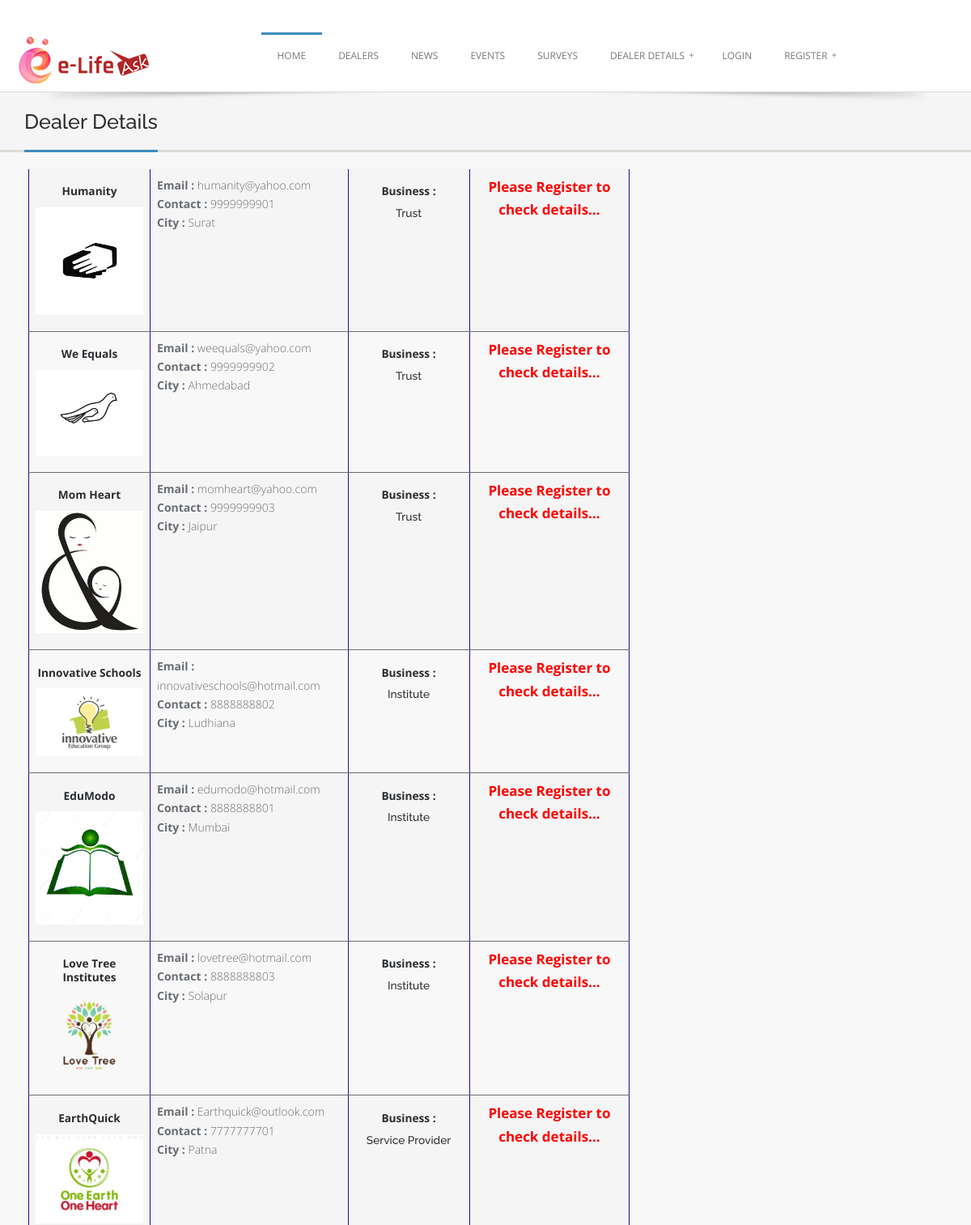
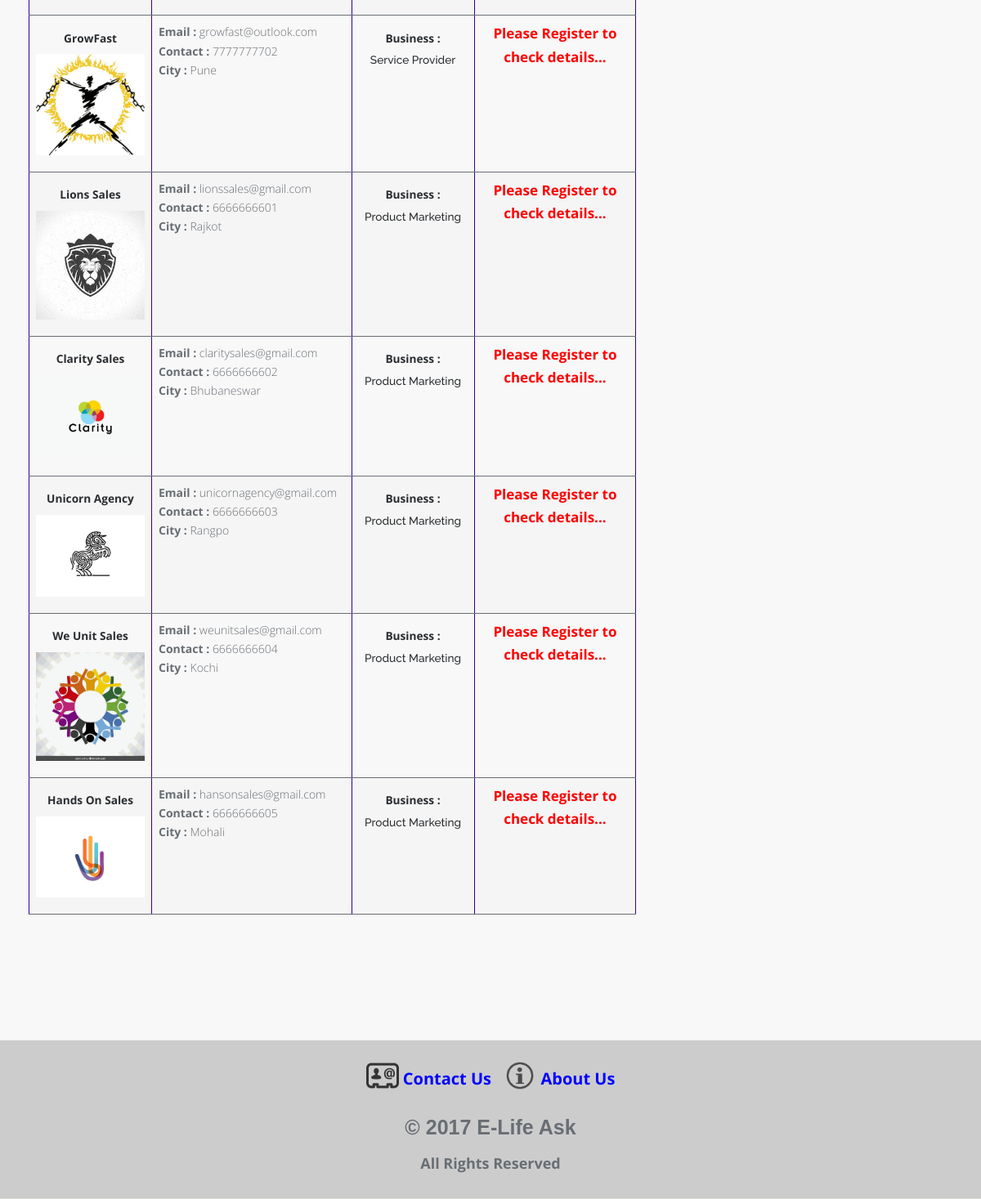
The page /Visitor/visitor_profile_of_dealers.php on the database its author committed (2 pictures, top to bottom).
### tables this page shows
CREATE TABLE `tbl_dealer` (
  `dealer_id` int(11) NOT NULL,
  `dealer_first_name` varchar(25) NOT NULL,
  `dealer_last_name` varchar(25) NOT NULL,
  `company_name` varchar(200) NOT NULL,
  `dealer_email` varchar(30) NOT NULL,
  `dealer_password` varchar(15) NOT NULL,
  `dealer_mobile_no` varchar(13) NOT NULL,
  `designation` varchar(30) NOT NULL,
  `city_id` int(11) DEFAULT NULL,
  `pin_code` varchar(10) NOT NULL,
  `dealer_address` varchar(200) NOT NULL,
  `dealer_details` varchar(5000) NOT NULL,
  `dealer_photo` varchar(500) NOT NULL,
  `web_url` varchar(200) DEFAULT NULL,
  `JOD` date NOT NULL,
  `business_type` varchar(20) NOT NULL,
  `dealer_proof_1` varchar(500) NOT NULL,
  `dealer_proof_2` varchar(500) NOT NULL,
  `dealer_status` int(11) NOT NULL,
  `dealer_trial_plan_status` int(11) NOT NULL
);

CREATE TABLE `tbl_city` (
  `city_id` int(11) NOT NULL,
  `city_name` varchar(30) NOT NULL,
  `state_id` int(11) DEFAULT NULL,
  `city_status` int(11) NOT NULL
);

### Visitor/visitor_profile_of_dealers.php (the view, shortened to what this page needs)
<!doctype html>
<html class="no-js" lang="en">
	<head>
	<link rel="stylesheet" href="css/font-awesome.css">
	<link href="assets/css/bootstrap.css" rel="stylesheet">
	<link rel="stylesheet" href="style.css">
	<link rel="stylesheet" href="css/colors.css">
	<link rel="stylesheet" href="layerslider/css/layerslider.css" type="text/css">
  </head>
<body>
<?php
	include "header.php";
?>
	<section class="post-wrapper-top">
    	<div class="container">
            <div class="post-wrapper-top-shadow">
                <span class="s1"></span>
            </div>
            <div class="col-lg-6 col-md-6 col-sm-6 col-xs-12">
                <h2>Dealer Details</h2>
            </div>
        </div>
	</section>
        	<div class="content clearfix">
            	<div class="col-lg-8 col-md-8 col-sm-8 col-xs-12" style="widtd:100%;overflow:auto">
				<form metdod="post">
                <table border="1" class="table table-striped" data-effect="fade" style="border:#330099 solid 1px;">
                  <tbody>
				    <?php
					$select = "select * from Tbl_dealer where dealer_status = 1";
					$query = mysql_query($select);
					while($row = mysql_fetch_array($query))
					{
					?>
				<tr>
				  <td style="width:150px">
					  <h6 align="center"> <b> <?php echo $row['company_name']; ?> </b> </h6> <p>
					  <img src="../User-Dealer/<?php echo $row['dealer_photo']; ?>" height="50px" widtd="50px">
				</td>
				  <td>
					  <b> Email : </b><?php echo $row['dealer_email']; ?> <br>
					  <b> Contact : </b><?php echo $row['dealer_mobile_no']; ?> <br>
				<?php
					$select1 = "select * from Tbl_city where city_id = '$row[city_id]'";
					 $query1 = mysql_query($select1);
					$rowcity = mysql_fetch_array($query1);
				  ?>
					  <b> City : </b><?php echo $rowcity['city_name']; ?>
				  </td>
				  <td style="width:150px">
						<h6 align="center"> <b> Business : </b> </h6> <h6 align="center"> <?php echo $row['business_type']; ?></h6>
				  </td>
				  <td>
				  <div align="center">
					<?php
						$sel_follow = mysql_query("select * from tbl_follow_block where user_id = '$_SESSION[user_id]' and dealer_id = '$row[dealer_id]'");
						$f = mysql_fetch_array($sel_follow);
								if($f['block_status']==0)
								{ ?>
							<b style="font-size:17px;"><a href="../User-Dealer/register_user.php"><font color="#FF0000">Please Register to check details...</font></a></b> <?php
								}?> <br>
					 </div>
				  </td>
			    </tr>
					<?php } ?>
                  </tbody>
                </table>
				</form>
				</div>
            </div>
<?php
	include "footer.php";
?>
	</body>
</html>

### Visitor/header.php (shortened to what this page needs)
<header class="header">
    	<div class="container">
        	<div class="site-header clearfix">
                <div class="col-lg-3 col-md-3 col-sm-12 title-area pull-left">
                    <div class="site-title" id="title">
                        <a href="../index.php" title="">
                            <img src="../User-Dealer/images/logo.gif" alt="">
                        </a>
                    </div>
                </div>
                <div class="col-lg-9 col-md-12 col-sm-12">
                   <div id="nav">
                        <div class="container clearfix">
						  <ul id="jetmenu" class="jetmenu blue">
                            <li class="active"><a href="visitor_index.php">Home</a>
                            </li>
                            <li><a href="visitor_profile_of_dealers.php">Dealers</a></li>
                            <li><a href="visitor_all_news.php">News</a>
                            </li>
                            <li><a href="visitor_all_events.php">Events</a>
                            </li>
                            <li><a href="visitor_all_survey.php">Surveys</a>
                            <li><a href="#">Dealer Details</a>
                            </li>
                            <li><a href="../User-Dealer/login.php">Login</a>
                            </li>
							<li><a href="#">Register</a>
                            </li>
                        </ul>
                        </div>
                    </div>
                </div>
            </div>
    	</div>
    </header>

### Visitor/footer.php (shortened to what this page needs)
<br /><br />
<footer class="header" style="background:#CCCCCC;text-align:center">
<hr />
    	<div class="container" style="font-weight:bold;font-size:20px">
        	<a href="contact_us.php" style="color:#0000FF"><img src="../User-Dealer/images/contact.png" width="40px" width="40px"> Contact Us</a>
        	<a href="about_us.php" style="margin-left:10px;color:#0000FF"><img src="../User-Dealer/images/about.png" width="40px" width="40px"> About Us</a>
    	</div>
<br />
		<div style="font-weight:bold;font-size:25px;font-family:Geneva, Arial, Helvetica, sans-serif">
			&copy; 2017 E-Life Ask
			<br /><font size="4">All Rights Reserved</font>
		</div>
<br />
</footer>

### Visitor/style.css (style rules this page uses)
* { margin: 0; padding: 0px; font-family: "Open Sans"; }
body { background: #f8f8f8; margin: 0; height: 100%; z-index: 1000; color: #696E74; }
p { padding: 0; margin-bottom: 12px; font-family: "Open Sans" !important; font-weight: 300; font-size: 14px; line-height: 24px; color: #696E74; margin-top: 10px; }
html { overflow-x: hidden; overflow-y: auto; }
html, body { height: 100%; }
img { height: auto; max-width: 100%; }
*, *:after, *:before { -webkit-box-sizing: border-box; -moz-box-sizing: border-box; box-sizing: border-box; padding: 0; margin: 0; }
a { padding: 0; margin: 0; text-decoration: none; -webkit-transition: background-color .4s linear, color .4s linear; -moz-transition: background-color .4s linear, color .4s linear; -o-transition: background-color .4s linear, color .4s linear; -ms-transition: background-color .4s linear, color .4s linear; transition: background-color .4s linear, color .4s linear; }
a img { border: none; vertical-align: bottom; }
p, pre, ul, ol, dl, dd, blockquote, address, fieldset, form, { margin-bottom: 20px; }
a img { border: none; }
ul, ol, dl { margin-left: 30px; }
ul, ol, dl { margin-bottom: 1.25em; font-family: inherit; }
ul, ol { margin-left: 0; }
section::before, section::after { position: absolute; content: ''; pointer-post-wraps: none; }
.marketplace-top-shadow, .post-wrapper-top-shadow { width:100%; position:relative; z-index:1000; }
.marketplace-top-shadow .s1, .post-wrapper-top-shadow .s1 { background:url(images/shadow.png) center no-repeat; height:31px; margin:0 auto; bottom:-18px; width:100%; position:absolute; left:0; }
.post-wrapper-top { background-color: #F5F5F5; bottom: 0; left: 0; right: 0; top: 0; z-index: 0; border-bottom: 3px solid #DCDBD7; margin-bottom: 0; padding:0; position: relative; text-align: left; }
.post-wrapper-top h2 { border-bottom: 3px solid #fff; display: inline-block; font-weight:500; font-size:1.8em; padding: 0 0 20px; color:#2B2E31; position: relative; margin-bottom:-3px; }
.header { background:#ffffff; display:block; border-bottom:1px solid #DCDBD7; position:relative; z-index: 99; }
.site-header { padding:40px 0 0; }
.title-area { padding:0; display:block; position:relative; overflow:hidden; }
#nav { margin-top:0; }
.effect-fade { opacity: 0; }
.effect-fade.in { opacity: 1; }
.content { padding:20px 20px 60px 20px; }

### Visitor/css/colors.css (style rules this page uses)
.pagination > li > a:hover, .pagination > li > span:hover, .pagination > li > a:focus, .pagination > li > span:focus, .list-group-item.active, .list-group-item.active:hover, .list-group-item.active:focus, .panel-primary > .panel-heading, .breadcrumb, blockquote, blockquote.pull-right, .nav .open > a, .nav .open > a:hover, .nav .open > a:focus, .form-control:focus, .nav .open > a, .nav .open > a:hover, a.thumbnail:hover, .nav-tabs.nav-stacked > li > a, .owl-carousel .item a div span, a.thumbnail:focus, .post-wrapper-top h2, .nav .open > a:focus, #volume, .title:before, .post-meta a:hover, .title:after { border-color:#3C8DBC }
.panel-primary > .panel-heading + .panel-collapse .panel-body, .nav .caret, .blue > li:hover > a, .blue > li.active > a, .top-bar-section .dropdown, .top-bar-section .has-dropdown > a:after { border-top-color:#3C8DBC }
.text-primary, .panel-primary > .panel-heading, .navbar-inverse .dropdown-menu > li > a:hover, .navbar-inverse .dropdown-menu > li > a:focus, .nav > li > a:hover, .nav > li > a:focus, .accordion-heading .accordion-toggle > em, .message span, .services_lists_boxes_icon:after, #cp-nav a:hover, #cp-nav .hover > a, #cp-nav .current > a, #cp-nav .hover > a a:after, #cp-nav .current a:after, a.list-group-item.active > .badge, .nav-pills > .active > a > .badge, a, .rating i, .btn-link, .dropdown-menu > li > a:hover, .dropdown-menu > li > a:focus, .dropdown-menu > .active > a, .dropdown-menu > .active > a:hover, .dropdown-menu > .active > a:focus, .nav > li > a:hover, .nav > li > a:focus, .check li:before, .highlight, .required, .pricing li:before, .theme_details h3, .theme_overviews .icon-container i, .jetmenu li > .megamenu i, .top-bar-section ul li:hover > a, .top-bar-section ul li.active > a, .recent_posts li a.readmore { color:#3C8DBC; }

### Visitor/visitor_profile_of_dealers.php (style rules this page uses)
td { border-bottom:solid 1px; }

### rows shown on the page
tbl_dealer: company_name "Humanity", dealer_photo (picture), dealer_email "humanity@yahoo.com", dealer_mobile_no "9999999901", city.city_name "Surat", business_type "Trust"
tbl_dealer: company_name "We Equals", dealer_photo (picture), dealer_email "weequals@yahoo.com", dealer_mobile_no "9999999902", city.city_name "Ahmedabad", business_type "Trust"
tbl_dealer: company_name "Mom Heart", dealer_photo (picture), dealer_email "momheart@yahoo.com", dealer_mobile_no "9999999903", city.city_name "Jaipur", business_type "Trust"
tbl_dealer: company_name "Innovative Schools", dealer_photo (picture), dealer_email "innovativeschools@hotmail.com", dealer_mobile_no "8888888802", city.city_name "Ludhiana", business_type "Institute"
tbl_dealer: company_name "EduModo", dealer_photo (picture), dealer_email "edumodo@hotmail.com", dealer_mobile_no "8888888801", city.city_name "Mumbai", business_type "Institute"
tbl_dealer: company_name "Love Tree Institutes", dealer_photo (picture), dealer_email "lovetree@hotmail.com", dealer_mobile_no "8888888803", city.city_name "Solapur", business_type "Institute"
tbl_dealer: company_name "EarthQuick", dealer_photo (picture), dealer_email "Earthquick@outlook.com", dealer_mobile_no "7777777701", city.city_name "Patna", business_type "Service Provider"
tbl_dealer: company_name "GrowFast", dealer_photo (picture), dealer_email "growfast@outlook.com", dealer_mobile_no "7777777702", city.city_name "Pune", business_type "Service Provider"
tbl_dealer: company_name "Lions Sales", dealer_photo (picture), dealer_email "lionssales@gmail.com", dealer_mobile_no "6666666601", city.city_name "Rajkot", business_type "Product Marketing"
tbl_dealer: company_name "Clarity Sales", dealer_photo (picture), dealer_email "claritysales@gmail.com", dealer_mobile_no "6666666602", city.city_name "Bhubaneswar", business_type "Product Marketing"
tbl_dealer: company_name "Unicorn Agency", dealer_photo (picture), dealer_email "unicornagency@gmail.com", dealer_mobile_no "6666666603", city.city_name "Rangpo", business_type "Product Marketing"
tbl_dealer: company_name "We Unit Sales", dealer_photo (picture), dealer_email "weunitsales@gmail.com", dealer_mobile_no "6666666604", city.city_name "Kochi", business_type "Product Marketing"
tbl_dealer: company_name "Hands On Sales", dealer_photo (picture), dealer_email "hansonsales@gmail.com", dealer_mobile_no "6666666605", city.city_name "Mohali", business_type "Product Marketing"
